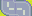

This is a level from a 2D game, rendered from its Tiled map with the project's own tilesets. A one-line summary and the complete map file follow:
An orthogonal 2x1 tile map with 16x16 px tiles, 1 tile layer (Tile Layer 1).

<map version="1.5" tiledversion="1.7.2" orientation="orthogonal" renderorder="right-down" width="2" height="1" tilewidth="16" tileheight="16" infinite="0" nextlayerid="2" nextobjectid="1">
 <tileset firstgid="1" name="aw2.png" tilewidth="16" tileheight="16" tilecount="512" columns="32">
  <image source="aw2.png" trans="ffffff" width="512" height="256" />
 </tileset>
 <layer id="1" name="Tile Layer 1" width="2" height="1">
  <data>
   <tile gid="97" />
   <tile gid="67" />
  </data>
 </layer>
</map>
